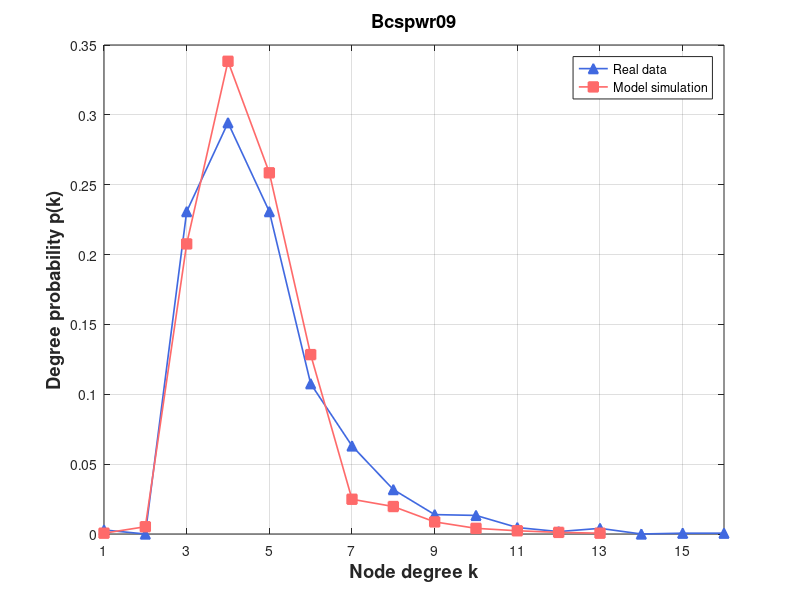

Recreate this plot in MATLAB.
% Create some data
% 定义度数直方图

degree_hist1 =[0, 5, 0, 399, 509, 399, 186, 109, 55, 24, 23, 8, 3, 7, 0, 1, 1];
degree_hist2 = [0, 1, 9, 359, 585, 447, 222, 43, 34, 15, 7, 4, 2, 1];

% 将度数直方图转换为浮点型数组
 [0, 105, 92, 79, 51, 47, 24, 14, 6, 5, 2, 3, 4, 2, 1, 1, 1, 1, 2]
degree_hist1 = double(degree_hist1);
degree_hist2 = double(degree_hist2);

degree1 = degree_hist1(2:end);
degree2 = degree_hist2(2:end);
% 计算度数概率
degree_prob1 = degree1 / sum(degree1);
degree_prob2 = degree2 / sum(degree2);

figure

set(gca, 'FontSize', 12);

  
plot(1:length(degree_prob1), degree_prob1, '^-','Color',[65/256,105/256,225/256],'LineWidth',1.2,'Markersize',7,'MarkerFaceColor',[65/256,105/256,225/256])

hold on
%plot(eb, predictionData,'ro-','LineWidth',1.2,'Markersize',7,'MarkerFaceColor','r')
%plot(eb, predictionData, 's-','Color',[171/256,130/256,255/256],'LineWidth',1.2,'Markersize',7,'MarkerFaceColor',[171/256,130/256,255/256]) 
%plot(eb, epsilon7, 's-','Color',[0/256,206/256,209/256],'LineWidth',1.2,'Markersize',7,'MarkerFaceColor',[0/256,206/256,209/256])

%plot(eb, size700, 's-','Color',[171/256,130/256,255/256],'LineWidth',1.2,'Markersize',7,'MarkerFaceColor',[171/256,130/256,255/256]) %Purple
plot(1:length(degree_prob2), degree_prob2, 's-','Color',[255/256,106/256,106/256],'LineWidth',1.2,'Markersize',7,'MarkerFaceColor',[255/256,106/256,106/256])



% Turn on the grid
grid on

% Add title and axis labels
%title('Performance of Baseband QPSK')
xlabel('Node degree k','FontSize',13.2,'FontWeight','bold')
ylabel('Degree probability p(k)','FontSize',13.2,'FontWeight','bold')
legend('Real data', 'Model simulation')
% title('Wikibooks (Initial)', 'FontSize', 13.2, 'FontWeight', 'bold')
title('Bcspwr09', 'FontSize', 13.2, 'FontWeight', 'bold')
% axis([0.03 1.02 0 0.35])
%set(gca,'xtick',[xmin:step:xmax])
% set(gca,'xtick',[1:1000:11000])
set(gca,'xtick', 1:2:max(length(degree_prob1),length(degree_prob2)))
% set(gca,'xticklabels',{'0','0.16','0.32','0.48','0.64','0.80'});
%set(gca,'ytick',[0:0.05:0.35])
xlim([1 max(length(degree_prob1),length(degree_prob2))])
%set(gca,'xscale','log')
